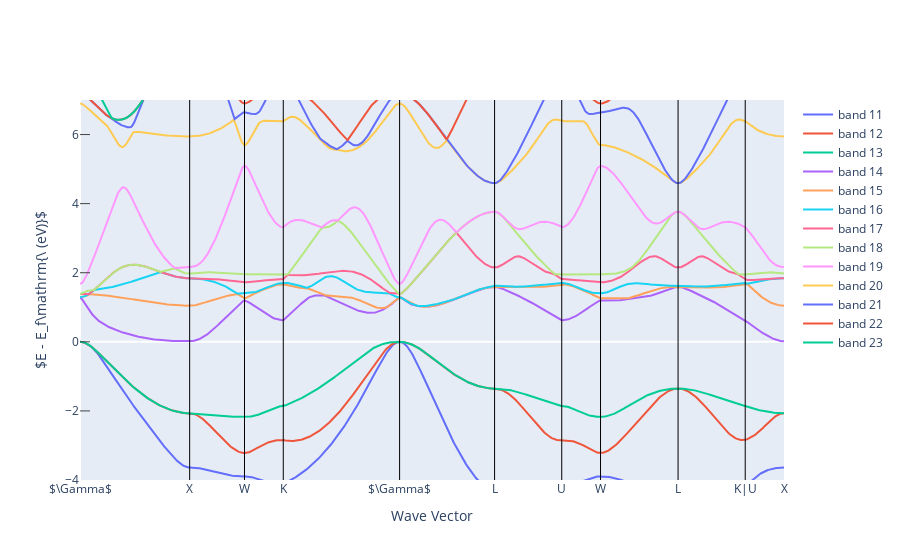

Notebook source saved alongside this figure:
### Markdown cell above
# Electronic bandstructure

### Code cell
fig_el_bs = get_plot_bs(el_bs, plot_range=[-4,7])
fig_el_bs.show()

### Figure 1 — Plotly figure (JSON) as saved in the notebook; plotly's stock layout.template omitted (floating-point values rounded to 4 significant figures; data arrays with more than 128 entries replaced by an {"elided": "..."} marker saying what was removed)
{"data": [{"mode": "lines", "name": "band 11", "type": "scatter", "x": {"elided": "647 float values"}, "y": {"elided": "647 float values"}}, {"mode": "lines", "name": "band 12", "type": "scatter", "x": {"elided": "647 float values"}, "y": {"elided": "647 float values"}}, {"mode": "lines", "name": "band 13", "type": "scatter", "x": {"elided": "647 float values"}, "y": {"elided": "647 float values"}}, {"mode": "lines", "name": "band 14", "type": "scatter", "x": {"elided": "647 float values"}, "y": {"elided": "647 float values"}}, {"mode": "lines", "name": "band 15", "type": "scatter", "x": {"elided": "647 float values"}, "y": {"elided": "647 float values"}}, {"mode": "lines", "name": "band 16", "type": "scatter", "x": {"elided": "647 float values"}, "y": {"elided": "647 float values"}}, {"mode": "lines", "name": "band 17", "type": "scatter", "x": {"elided": "647 float values"}, "y": {"elided": "647 float values"}}, {"mode": "lines", "name": "band 18", "type": "scatter", "x": {"elided": "647 float values"}, "y": {"elided": "647 float values"}}, {"mode": "lines", "name": "band 19", "type": "scatter", "x": {"elided": "647 float values"}, "y": {"elided": "647 float values"}}, {"mode": "lines", "name": "band 20", "type": "scatter", "x": {"elided": "647 float values"}, "y": {"elided": "647 float values"}}, {"mode": "lines", "name": "band 21", "type": "scatter", "x": {"elided": "647 float values"}, "y": {"elided": "647 float values"}}, {"mode": "lines", "name": "band 22", "type": "scatter", "x": {"elided": "647 float values"}, "y": {"elided": "647 float values"}}, {"mode": "lines", "name": "band 23", "type": "scatter", "x": {"elided": "647 float values"}, "y": {"elided": "647 float values"}}], "layout": {"shapes": [{"line": {"color": "black", "width": 1}, "type": "line", "x0": 0.9854, "x1": 0.9854, "xref": "x", "y0": 0, "y1": 1, "yref": "y domain"}, {"line": {"color": "black", "width": 1}, "type": "line", "x0": 1.478, "x1": 1.478, "xref": "x", "y0": 0, "y1": 1, "yref": "y domain"}, {"line": {"color": "black", "width": 1}, "type": "line", "x0": 1.826, "x1": 1.826, "xref": "x", "y0": 0, "y1": 1, "yref": "y domain"}, {"line": {"color": "black", "width": 1}, "type": "line", "x0": 2.872, "x1": 2.872, "xref": "x", "y0": 0, "y1": 1, "yref": "y domain"}, {"line": {"color": "black", "width": 1}, "type": "line", "x0": 3.725, "x1": 3.725, "xref": "x", "y0": 0, "y1": 1, "yref": "y domain"}, {"line": {"color": "black", "width": 1}, "type": "line", "x0": 4.328, "x1": 4.328, "xref": "x", "y0": 0, "y1": 1, "yref": "y domain"}, {"line": {"color": "black", "width": 1}, "type": "line", "x0": 4.677, "x1": 4.677, "xref": "x", "y0": 0, "y1": 1, "yref": "y domain"}, {"line": {"color": "black", "width": 1}, "type": "line", "x0": 5.373, "x1": 5.373, "xref": "x", "y0": 0, "y1": 1, "yref": "y domain"}, {"line": {"color": "black", "width": 1}, "type": "line", "x0": 5.977, "x1": 5.977, "xref": "x", "y0": 0, "y1": 1, "yref": "y domain"}], "xaxis": {"mirror": true, "showgrid": false, "ticklen": 0, "ticks": "inside", "ticktext": ["$\\Gamma$", "X", "W", "K", "$\\Gamma$", "L", "U", "W", "L", "K|U", "X"], "tickvals": [0, 0.9854, 1.478, 1.826, 2.872, 3.725, 4.328, 4.677, 5.373, 5.977, 6.325], "title": {"text": "Wave Vector"}}, "yaxis": {"mirror": true, "range": [-4, 7], "showgrid": false, "ticklen": 10, "ticks": "inside", "title": {"text": "$E - E_f\\mathrm{\\ (eV)}$"}}}}
